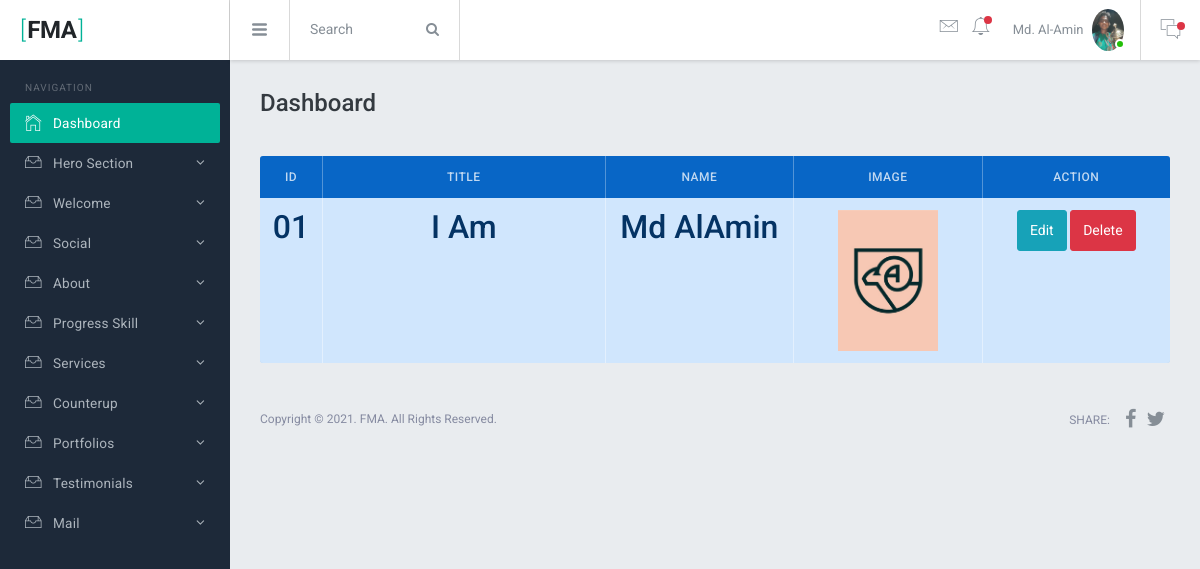
The page /admin/view-hero.php (signed in) on the database its author committed.
### tables this page shows
CREATE TABLE `hero` (
  `id` int(10) UNSIGNED NOT NULL,
  `title` varchar(255) NOT NULL,
  `name` varchar(255) NOT NULL,
  `image` varchar(255) NOT NULL
);

### admin/view-hero.php (the view)
<?php require_once 'inc/header.php';
  $select = "SELECT * FROM hero";
  $query = mysqli_query($conn, $select);
  $assoc = mysqli_fetch_assoc($query);
?>
 <table class="table table-bordered table-colored table-primary">
    <thead>
      <tr>
        <th class="wd-5p text-center">ID</th>
        <th class="wd-30p text-center">Title</th>
        <th class="wd-20p text-center">Name</th>
        <th class="wd-20p text-center">Image</th>
        <th class="wd-20p text-center">Action</th>
      </tr>
    </thead>
    <tbody>
      <tr>
        <th class="text-center" scope="row"><h2><?php if (isset($assoc['title'])) echo "01" ?></h2></th>
        <td class="text-center text-capitalize"><h2><?php if (isset($assoc['title'])) echo $assoc['title'] ?></h2></td>
        <td class="text-center text-capitalize"><h2><?php if (isset($assoc['name'])) echo $assoc['name'] ?></h2></td>
        <td class="text-center">
          <img src="<?php if (isset($assoc['image'])) echo 'upload/hero/'.$assoc['image'] ?>" style="width: 100px;">
        </td>
        <?php if (isset($assoc['title'])): ?>
        <td class="text-center">
          <a href="edit-hero.php?id=<?= $assoc['id'] ?>" class="btn btn-info">Edit</a>
          <a href="delete-hero.php?id=<?= $assoc['id'] ?>" class="btn btn-danger">Delete</a>
        </td>
      <?php endif ?>
      </tr>
    </tbody>
  </table>
<?php require_once 'inc/footer.php'; ?>

### admin/inc/header.php (shortened to what this page needs)
<?php
require_once '../db.php';
  $adminId = $_SESSION['loginAdminId'];
$select = "SELECT * FROM admin WHERE id = $adminId";
$query = mysqli_query($conn, $select);
$assoc = mysqli_fetch_assoc($query);
?>
<!DOCTYPE html>
<html lang="en">
  <head>
    <link href="assets/lib/font-awesome/css/font-awesome.css" rel="stylesheet">
    <link href="assets/lib/Ionicons/css/ionicons.css" rel="stylesheet">
    <link href="../assets/lib/perfect-scrollbar/css/perfect-scrollbar.css" rel="stylesheet">
    <link href="assets/lib/jquery-switchbutton/jquery.switchButton.css" rel="stylesheet">
    <link href="assets/lib/rickshaw/rickshaw.min.css" rel="stylesheet">
    <link href="assets/lib/chartist/chartist.css" rel="stylesheet">
    <link rel="stylesheet" href="assets/css/bracket.css">
  </head>
  <body>
    <div class="br-logo"><a href=""><span>[</span>FMA<span>]</span></a></div>
    <div class="br-sideleft overflow-y-auto">
      <label class="sidebar-label pd-x-15 mg-t-20">Navigation</label>
      <div class="br-sideleft-menu">
        <a href="dashboard.php" class="br-menu-link active">
          <div class="br-menu-item">
            <i class="menu-item-icon icon ion-ios-home-outline tx-22"></i>
            <span class="menu-item-label">Dashboard</span>
          </div>
        </a>
        <a href="#" class="br-menu-link">
          <div class="br-menu-item">
            <i class="menu-item-icon icon ion-ios-filing-outline tx-24"></i>
            <span class="menu-item-label">Hero Section</span>
            <i class="menu-item-arrow fa fa-angle-down"></i>
          </div>
        </a>
         <a href="#" class="br-menu-link">
          <div class="br-menu-item">
            <i class="menu-item-icon icon ion-ios-filing-outline tx-24"></i>
            <span class="menu-item-label">Welcome</span>
            <i class="menu-item-arrow fa fa-angle-down"></i>
          </div>
        </a>
         <a href="#" class="br-menu-link">
          <div class="br-menu-item">
            <i class="menu-item-icon icon ion-ios-filing-outline tx-24"></i>
            <span class="menu-item-label">Social</span>
            <i class="menu-item-arrow fa fa-angle-down"></i>
          </div>
        </a>
         <a href="#" class="br-menu-link">
          <div class="br-menu-item">
            <i class="menu-item-icon icon ion-ios-filing-outline tx-24"></i>
            <span class="menu-item-label">About</span>
            <i class="menu-item-arrow fa fa-angle-down"></i>
          </div>
        </a>
         <a href="#" class="br-menu-link">
          <div class="br-menu-item">
            <i class="menu-item-icon icon ion-ios-filing-outline tx-24"></i>
            <span class="menu-item-label">Progress Skill</span>
            <i class="menu-item-arrow fa fa-angle-down"></i>
          </div>
        </a>
         <a href="#" class="br-menu-link">
          <div class="br-menu-item">
            <i class="menu-item-icon icon ion-ios-filing-outline tx-24"></i>
            <span class="menu-item-label">Services</span>
            <i class="menu-item-arrow fa fa-angle-down"></i>
          </div>
        </a>
         <a href="#" class="br-menu-link">
          <div class="br-menu-item">
            <i class="menu-item-icon icon ion-ios-filing-outline tx-24"></i>
            <span class="menu-item-label">Counterup</span>
            <i class="menu-item-arrow fa fa-angle-down"></i>
          </div>
        </a>
        <a href="#" class="br-menu-link">
          <div class="br-menu-item">
            <i class="menu-item-icon icon ion-ios-filing-outline tx-24"></i>
            <span class="menu-item-label">Portfolios</span>
            <i class="menu-item-arrow fa fa-angle-down"></i>
          </div>
        </a>
        <a href="#" class="br-menu-link">
          <div class="br-menu-item">
            <i class="menu-item-icon icon ion-ios-filing-outline tx-24"></i>
            <span class="menu-item-label">Testimonials</span>
            <i class="menu-item-arrow fa fa-angle-down"></i>
          </div>
        </a>
        <a href="#" class="br-menu-link">
          <div class="br-menu-item">
            <i class="menu-item-icon icon ion-ios-filing-outline tx-24"></i>
            <span class="menu-item-label">Mail</span>
            <i class="menu-item-arrow fa fa-angle-down"></i>
          </div>
        </a>
      </div>
      <br>
    </div>
    <div class="br-header">
      <div class="br-header-left">
        <div class="navicon-left hidden-md-down"><a id="btnLeftMenu" href=""><i class="icon ion-navicon-round"></i></a></div>
        <div class="input-group hidden-xs-down wd-170 transition">
          <input id="searchbox" type="text" class="form-control" placeholder="Search">
          <span class="input-group-btn">
            <button class="btn btn-secondary" type="button"><i class="fa fa-search"></i></button>
          </span>
        </div>
      </div>
      <div class="br-header-right">
        <nav class="nav">
          <div class="dropdown">
            <a href="" class="nav-link pd-x-7 pos-relative" data-toggle="dropdown">
              <i class="icon ion-ios-email-outline tx-24"></i>
              <?php
              $not = "SELECT * FROM mail WHERE notification = 'on'";
              $nq = mysqli_query($conn, $not);
              $na = mysqli_fetch_assoc($nq);
               ?>
              <span class="square-8 <?= isset($na['notification']) == 'on' ? 'bg-danger' : '' ?> pos-absolute t-15 r-0 rounded-circle"></span>
            </a>
          </div>
          <div class="dropdown">
            <a href="" class="nav-link pd-x-7 pos-relative" data-toggle="dropdown">
              <i class="icon ion-ios-bell-outline tx-24"></i>
              <span class="square-8 bg-danger pos-absolute t-15 r-5 rounded-circle"></span>
            </a>
          </div>
          <div class="dropdown">
            <a href="" class="nav-link nav-link-profile" data-toggle="dropdown">
              <span class="logged-name hidden-md-down"><?= $assoc['name'] ?></span>
              <img src="upload/profile/<?= $assoc['image'] ?>" class="wd-32 rounded-circle" alt="">
              <span class="square-10 bg-success"></span>
            </a>
          </div>
        </nav>
        <div class="navicon-right">
          <a id="btnRightMenu" href="" class="pos-relative">
            <i class="icon ion-ios-chatboxes-outline"></i>
            <span class="square-8 bg-danger pos-absolute t-10 r--5 rounded-circle"></span>
          </a>
        </div>
      </div>
    </div>
    <div class="br-mainpanel">
      <div class="pd-30">
        <h4 class="tx-gray-800 mg-b-5">Dashboard</h4>
      </div>
      <div class="br-pagebody mg-t-5 pd-x-30">

### rows shown on the page
hero: title "I Am", name "Md AlAmin", image (picture)

### other values the page prints
$assoc['name'] "Md. Al-Amin"
